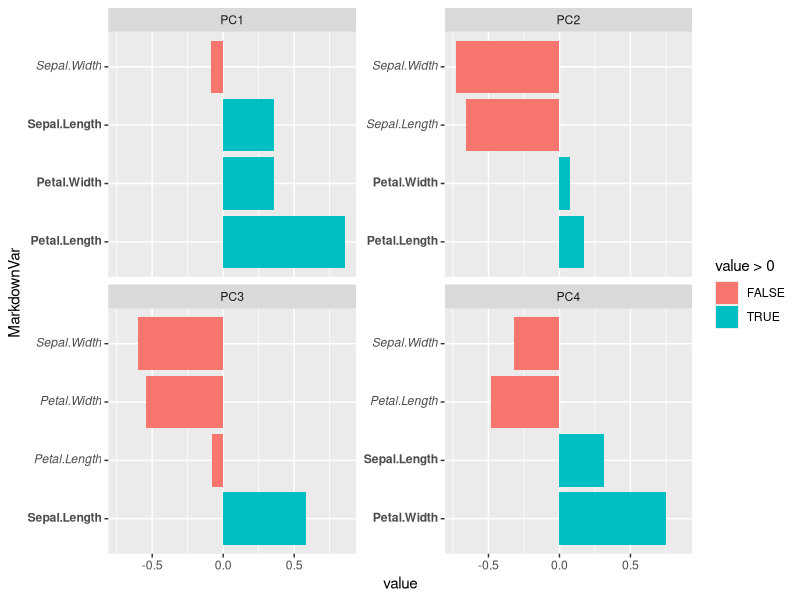
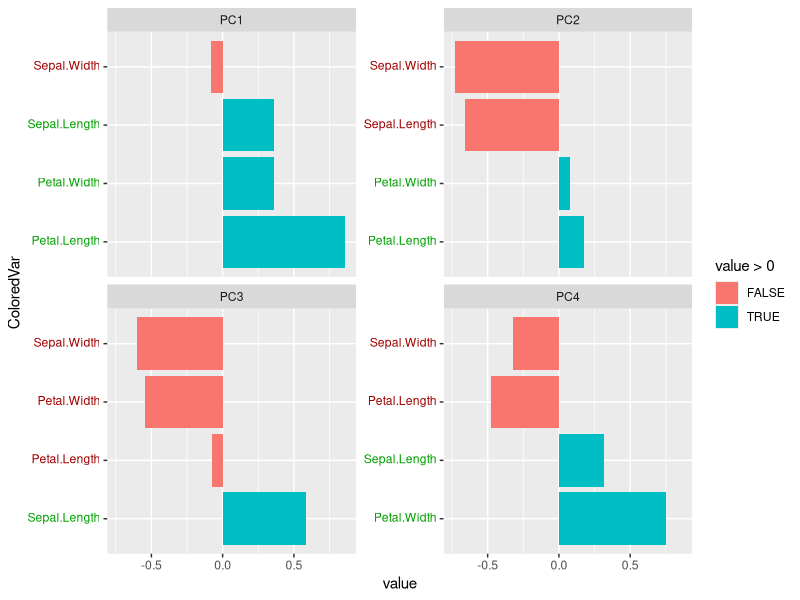

The R source for these figures, in order:
## Description: demonstrate the use of Markdown text effects for labels in ggplot2, by changing the effect on text for plots of PCA components

## https://amitlevinson.com/post/learning-tfidf-with-political-theorists/

library(glue)
library(tidyverse)
library(ggtext)

data(iris)
pca <- prcomp(iris %>% select(matches("Sepal|Petal")))
transformation <- as.data.frame(pca$rotation)

transformation <- transformation %>% mutate(Var=row.names(.)) %>%
    pivot_longer(cols=c(PC1, PC2, PC3, PC4)) %>%
    mutate(VarStyle=ifelse(value>0, "**", "*"),
           MarkdownVar=glue("{VarStyle}{Var}{VarStyle}"))

ggplot(transformation, aes(x=MarkdownVar, y=value, fill=value>0)) +
    geom_col() + coord_flip() + facet_wrap(~name, scales="free_y") +
    theme(axis.text.y=element_markdown())

transformation <- transformation %>%
    mutate(VarColor=ifelse(value>0, "#00A000", "#A00000"),
           ColoredVar=glue("<span style='color:{VarColor}'>{Var}</span>"))

ggplot(transformation, aes(x=ColoredVar, y=value, fill=value>0)) +
    geom_col() + coord_flip() + facet_wrap(~name, scales="free_y") +
    theme(axis.text.y=element_markdown())
